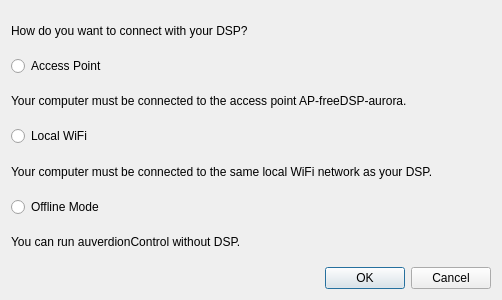
<?xml version="1.0" encoding="UTF-8"?>
<ui version="4.0">
 <class>DialogConnect</class>
 <widget class="QDialog" name="DialogConnect">
  <property name="geometry">
   <rect>
    <x>0</x>
    <y>0</y>
    <width>502</width>
    <height>300</height>
   </rect>
  </property>
  <property name="windowTitle">
   <string>Dialog</string>
  </property>
  <layout class="QVBoxLayout" name="verticalLayout">
   <item>
    <widget class="QLabel" name="label">
     <property name="text">
      <string>How do you want to connect with your DSP?</string>
     </property>
    </widget>
   </item>
   <item>
    <widget class="QRadioButton" name="radioButtonAccessPoint">
     <property name="text">
      <string>Access Point</string>
     </property>
    </widget>
   </item>
   <item>
    <widget class="QLabel" name="label_2">
     <property name="text">
      <string>Your computer must be connected to the access point AP-freeDSP-aurora.</string>
     </property>
    </widget>
   </item>
   <item>
    <widget class="QRadioButton" name="radioButtonLocalWiFi">
     <property name="text">
      <string>Local WiFi</string>
     </property>
    </widget>
   </item>
   <item>
    <widget class="QLabel" name="label_3">
     <property name="text">
      <string>Your computer must be connected to the same local WiFi network as your DSP.</string>
     </property>
    </widget>
   </item>
   <item>
    <widget class="QRadioButton" name="radioButtonOfflineMode">
     <property name="text">
      <string>Offline Mode</string>
     </property>
    </widget>
   </item>
   <item>
    <widget class="QLabel" name="label_4">
     <property name="text">
      <string>You can run auverdionControl without DSP.</string>
     </property>
    </widget>
   </item>
   <item>
    <widget class="QDialogButtonBox" name="buttonBox">
     <property name="orientation">
      <enum>Qt::Horizontal</enum>
     </property>
     <property name="standardButtons">
      <set>QDialogButtonBox::Cancel|QDialogButtonBox::Ok</set>
     </property>
    </widget>
   </item>
  </layout>
 </widget>
 <resources/>
 <connections>
  <connection>
   <sender>buttonBox</sender>
   <signal>accepted()</signal>
   <receiver>DialogConnect</receiver>
   <slot>accept()</slot>
   <hints>
    <hint type="sourcelabel">
     <x>248</x>
     <y>254</y>
    </hint>
    <hint type="destinationlabel">
     <x>157</x>
     <y>274</y>
    </hint>
   </hints>
  </connection>
  <connection>
   <sender>buttonBox</sender>
   <signal>rejected()</signal>
   <receiver>DialogConnect</receiver>
   <slot>reject()</slot>
   <hints>
    <hint type="sourcelabel">
     <x>316</x>
     <y>260</y>
    </hint>
    <hint type="destinationlabel">
     <x>286</x>
     <y>274</y>
    </hint>
   </hints>
  </connection>
 </connections>
</ui>
